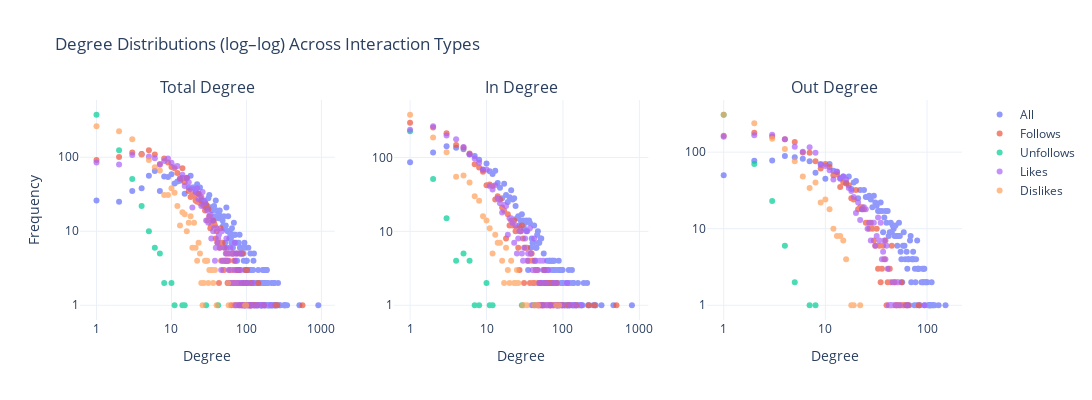

The notebook cell saved with this chart:
### Code cell
import analysis

fig = analysis.plot_comparative_degree(analysis.compute_degrees(analysis.load_interaction_graphs()))
fig.write_image("visualizations/comparative_powerlaw.png")

### Figure 1 — Plotly figure (JSON) as saved in the notebook; plotly's stock layout.template omitted (floating-point values rounded to 4 significant figures; data arrays with more than 128 entries replaced by an {"elided": "..."} marker saying what was removed)
{"data": [{"marker": {"color": "#636EFA", "size": 6}, "mode": "markers", "name": "All", "opacity": 0.7, "showlegend": true, "type": "scatter", "x": {"elided": "199 int values"}, "xaxis": "x", "y": {"elided": "199 int values"}, "yaxis": "y"}, {"marker": {"color": "#EF553B", "size": 6}, "mode": "markers", "name": "Follows", "opacity": 0.7, "showlegend": true, "type": "scatter", "x": [1, 2, 3, 4, 5, 6, 7, 8, 9, 10, 11, 12, 13, 14, 15, 16, 17, 18, 19, 20, 21, 22, 23, 24, 25, 26, 27, 28, 29, 30, 31, 32, 33, 34, 35, 36, 37, 38, 39, 40, 41, 42, 43, 44, 45, 46, 47, 48, 49, 50, 51, 52, 53, 54, 55, 56, 57, 58, 60, 61, 62, 63, 64, 65, 66, 67, 68, 69, 70, 71, 73, 74, 75, 76, 77, 78, 79, 81, 82, 86, 87, 88, 92, 94, 95, 96, 97, 101, 102, 104, 106, 109, 110, 111, 112, 114, 115, 116, 123, 128, 140, 144, 170, 242, 258, 559], "xaxis": "x", "y": [92, 101, 116, 110, 124, 109, 81, 96, 85, 74, 71, 61, 52, 71, 46, 53, 35, 29, 31, 30, 26, 25, 32, 24, 29, 23, 22, 19, 23, 14, 20, 16, 11, 12, 13, 14, 13, 12, 8, 10, 7, 7, 2, 6, 11, 4, 7, 7, 3, 3, 6, 4, 4, 5, 4, 2, 5, 4, 3, 2, 3, 1, 3, 5, 5, 2, 4, 1, 2, 1, 3, 2, 1, 2, 5, 2, 3, 3, 1, 1, 1, 5, 2, 1, 1, 1, 3, 2, 3, 1, 1, 1, 1, 1, 1, 1, 1, 2, 1, 1, 1, 2, 1, 1, 1, 1], "yaxis": "y"}, {"marker": {"color": "#00CC96", "size": 6}, "mode": "markers", "name": "Unfollows", "opacity": 0.7, "showlegend": true, "type": "scatter", "x": [1, 2, 3, 4, 5, 6, 7, 8, 10, 11, 14, 15, 29, 42], "xaxis": "x", "y": [375, 124, 51, 22, 10, 6, 5, 2, 2, 1, 1, 1, 1, 1], "yaxis": "y"}, {"marker": {"color": "#AB63FA", "size": 6}, "mode": "markers", "name": "Likes", "opacity": 0.7, "showlegend": true, "type": "scatter", "x": [1, 2, 3, 4, 5, 6, 7, 8, 9, 10, 11, 12, 13, 14, 15, 16, 17, 18, 19, 20, 21, 22, 23, 24, 25, 26, 27, 28, 29, 30, 31, 32, 33, 34, 35, 36, 37, 38, 39, 40, 41, 42, 43, 44, 45, 46, 47, 48, 49, 50, 51, 52, 53, 54, 55, 56, 57, 58, 59, 60, 61, 62, 63, 65, 66, 67, 68, 69, 70, 71, 72, 73, 75, 76, 78, 79, 80, 81, 82, 83, 84, 85, 86, 87, 88, 89, 90, 91, 92, 93, 94, 95, 96, 98, 101, 103, 104, 106, 109, 110, 112, 113, 114, 117, 118, 122, 137, 146, 158, 161, 173, 212], "xaxis": "x", "y": [85, 80, 107, 111, 102, 97, 79, 89, 96, 84, 75, 76, 51, 58, 41, 52, 46, 37, 21, 37, 34, 38, 27, 29, 22, 34, 26, 24, 14, 19, 13, 16, 17, 8, 14, 10, 11, 4, 6, 11, 7, 8, 9, 6, 10, 3, 10, 4, 4, 4, 6, 4, 5, 8, 4, 4, 2, 3, 5, 2, 6, 5, 2, 5, 2, 2, 5, 3, 7, 4, 1, 5, 2, 2, 1, 3, 3, 3, 5, 1, 2, 3, 2, 1, 2, 1, 1, 1, 2, 1, 1, 1, 2, 2, 2, 1, 1, 1, 1, 1, 1, 1, 1, 1, 1, 2, 1, 1, 1, 1, 1, 1], "yaxis": "y"}, {"marker": {"color": "#FFA15A", "size": 6}, "mode": "markers", "name": "Dislikes", "opacity": 0.7, "showlegend": true, "type": "scatter", "x": [1, 2, 3, 4, 5, 6, 7, 8, 9, 10, 11, 12, 13, 14, 15, 16, 17, 18, 19, 20, 21, 22, 23, 24, 25, 26, 27, 28, 29, 30, 31, 32, 34, 35, 36, 38, 40, 57, 58, 96, 99], "xaxis": "x", "y": [262, 225, 175, 108, 92, 73, 66, 31, 31, 38, 33, 22, 12, 18, 17, 10, 13, 16, 6, 13, 6, 4, 7, 5, 2, 1, 2, 4, 4, 4, 2, 3, 3, 3, 2, 3, 1, 2, 1, 1, 1], "yaxis": "y"}, {"marker": {"color": "#636EFA", "size": 6}, "mode": "markers", "name": "All", "opacity": 0.7, "showlegend": false, "type": "scatter", "x": {"elided": "136 int values"}, "xaxis": "x2", "y": {"elided": "136 int values"}, "yaxis": "y2"}, {"marker": {"color": "#EF553B", "size": 6}, "mode": "markers", "name": "Follows", "opacity": 0.7, "showlegend": false, "type": "scatter", "x": [1, 2, 3, 4, 5, 6, 7, 8, 9, 10, 11, 12, 13, 14, 15, 16, 17, 18, 19, 20, 21, 22, 23, 24, 25, 26, 27, 28, 29, 30, 31, 32, 33, 34, 35, 36, 37, 38, 39, 40, 41, 42, 43, 44, 45, 46, 47, 48, 49, 50, 51, 53, 54, 55, 56, 57, 58, 59, 60, 61, 62, 64, 65, 68, 69, 70, 71, 72, 73, 74, 75, 83, 84, 85, 88, 97, 100, 115, 123, 149, 218, 258, 501], "xaxis": "x2", "y": [295, 254, 213, 148, 137, 113, 81, 73, 64, 42, 43, 41, 27, 30, 27, 21, 19, 8, 17, 12, 14, 12, 14, 10, 11, 6, 3, 10, 12, 8, 2, 6, 6, 6, 4, 4, 2, 5, 5, 4, 2, 2, 1, 3, 3, 3, 2, 1, 1, 2, 1, 1, 1, 1, 1, 3, 2, 1, 2, 2, 2, 1, 2, 1, 1, 1, 2, 2, 1, 1, 1, 2, 1, 1, 1, 1, 1, 1, 1, 1, 1, 1, 1], "yaxis": "y2"}, {"marker": {"color": "#00CC96", "size": 6}, "mode": "markers", "name": "Unfollows", "opacity": 0.7, "showlegend": false, "type": "scatter", "x": [1, 2, 3, 4, 5, 6, 7, 8, 10, 11, 12, 29, 41], "xaxis": "x2", "y": [226, 51, 15, 4, 5, 4, 1, 1, 2, 1, 1, 1, 1], "yaxis": "y2"}, {"marker": {"color": "#AB63FA", "size": 6}, "mode": "markers", "name": "Likes", "opacity": 0.7, "showlegend": false, "type": "scatter", "x": [1, 2, 3, 4, 5, 6, 7, 8, 9, 10, 11, 12, 13, 14, 15, 16, 17, 18, 19, 20, 21, 22, 23, 24, 25, 26, 27, 28, 29, 30, 31, 32, 33, 34, 35, 36, 37, 38, 39, 40, 41, 42, 43, 44, 45, 46, 47, 48, 49, 50, 51, 52, 53, 54, 55, 56, 57, 58, 60, 61, 62, 64, 65, 67, 68, 75, 77, 80, 81, 83, 84, 92, 97, 113, 122, 138, 140, 174], "xaxis": "x2", "y": [237, 264, 199, 177, 139, 111, 97, 85, 69, 69, 41, 37, 42, 28, 24, 18, 23, 22, 9, 15, 15, 13, 7, 12, 5, 8, 10, 10, 5, 4, 6, 8, 10, 4, 5, 5, 11, 5, 1, 3, 3, 8, 4, 3, 4, 1, 3, 1, 2, 4, 1, 2, 2, 1, 4, 2, 1, 3, 2, 1, 1, 3, 1, 1, 1, 2, 1, 1, 2, 1, 1, 1, 1, 2, 1, 1, 1, 1], "yaxis": "y2"}, {"marker": {"color": "#FFA15A", "size": 6}, "mode": "markers", "name": "Dislikes", "opacity": 0.7, "showlegend": false, "type": "scatter", "x": [1, 2, 3, 4, 5, 6, 7, 8, 9, 10, 11, 12, 13, 14, 15, 16, 17, 18, 19, 20, 21, 23, 24, 25, 26, 30, 31, 34, 42, 46, 47, 82, 89], "xaxis": "x2", "y": [379, 187, 118, 55, 57, 46, 30, 26, 16, 14, 11, 5, 9, 7, 7, 4, 2, 6, 3, 2, 4, 2, 2, 3, 2, 1, 1, 1, 1, 1, 1, 1, 1], "yaxis": "y2"}, {"marker": {"color": "#636EFA", "size": 6}, "mode": "markers", "name": "All", "opacity": 0.7, "showlegend": false, "type": "scatter", "x": [1, 2, 3, 4, 5, 6, 7, 8, 9, 10, 11, 12, 13, 14, 15, 16, 17, 18, 19, 20, 21, 22, 23, 24, 25, 26, 27, 28, 29, 30, 31, 32, 33, 34, 35, 36, 37, 38, 39, 40, 41, 42, 43, 44, 45, 46, 47, 48, 49, 50, 51, 52, 53, 54, 55, 56, 57, 58, 59, 60, 61, 62, 63, 64, 65, 66, 67, 68, 69, 70, 71, 72, 73, 74, 75, 76, 77, 78, 79, 80, 81, 82, 83, 84, 85, 88, 90, 91, 92, 93, 94, 95, 96, 98, 101, 103, 105, 106, 107, 108, 110, 111, 114, 115, 119, 130, 152], "xaxis": "x3", "y": [50, 77, 78, 89, 86, 82, 76, 54, 70, 45, 70, 57, 55, 45, 48, 39, 48, 33, 40, 42, 25, 32, 18, 32, 26, 26, 27, 24, 19, 27, 22, 20, 17, 17, 22, 17, 9, 14, 17, 12, 17, 8, 9, 12, 9, 11, 10, 8, 11, 8, 6, 8, 12, 8, 5, 4, 2, 6, 9, 6, 4, 1, 5, 3, 4, 4, 1, 7, 8, 2, 4, 4, 5, 4, 1, 3, 2, 4, 1, 7, 3, 3, 3, 1, 1, 2, 3, 2, 2, 3, 3, 1, 2, 2, 2, 1, 1, 1, 1, 1, 1, 2, 1, 1, 1, 1, 1], "yaxis": "y3"}, {"marker": {"color": "#EF553B", "size": 6}, "mode": "markers", "name": "Follows", "opacity": 0.7, "showlegend": false, "type": "scatter", "x": [1, 2, 3, 4, 5, 6, 7, 8, 9, 10, 11, 12, 13, 14, 15, 16, 17, 18, 19, 20, 21, 22, 23, 24, 25, 26, 27, 28, 29, 30, 31, 32, 33, 34, 35, 36, 37, 38, 39, 40, 41, 42, 43, 44, 45, 48, 49, 50, 51, 53, 55, 56, 58, 59, 63, 64, 65, 83], "xaxis": "x3", "y": [164, 179, 160, 147, 136, 99, 98, 76, 61, 70, 64, 50, 51, 35, 40, 40, 37, 25, 24, 32, 18, 19, 19, 18, 12, 12, 10, 12, 10, 7, 6, 10, 3, 6, 2, 3, 6, 4, 7, 1, 2, 3, 3, 2, 6, 2, 1, 1, 1, 1, 1, 2, 1, 1, 1, 1, 1, 1], "yaxis": "y3"}, {"marker": {"color": "#00CC96", "size": 6}, "mode": "markers", "name": "Unfollows", "opacity": 0.7, "showlegend": false, "type": "scatter", "x": [1, 2, 3, 4, 5, 7, 8], "xaxis": "x3", "y": [308, 70, 23, 6, 2, 1, 1], "yaxis": "y3"}, {"marker": {"color": "#AB63FA", "size": 6}, "mode": "markers", "name": "Likes", "opacity": 0.7, "showlegend": false, "type": "scatter", "x": [1, 2, 3, 4, 5, 6, 7, 8, 9, 10, 11, 12, 13, 14, 15, 16, 17, 18, 19, 20, 21, 22, 23, 24, 25, 26, 27, 28, 29, 30, 31, 32, 33, 34, 35, 36, 37, 38, 39, 40, 41, 42, 43, 44, 45, 46, 47, 48, 50, 51, 52, 54, 64, 94], "xaxis": "x3", "y": [159, 166, 169, 147, 118, 101, 116, 98, 68, 66, 58, 44, 56, 46, 48, 44, 34, 31, 26, 16, 22, 13, 18, 19, 18, 10, 12, 7, 12, 12, 6, 8, 14, 7, 12, 4, 5, 7, 4, 6, 3, 1, 1, 1, 1, 2, 1, 2, 1, 2, 2, 1, 1, 1], "yaxis": "y3"}, {"marker": {"color": "#FFA15A", "size": 6}, "mode": "markers", "name": "Dislikes", "opacity": 0.7, "showlegend": false, "type": "scatter", "x": [1, 2, 3, 4, 5, 6, 7, 8, 9, 10, 11, 12, 13, 14, 15, 16, 18, 19, 22], "xaxis": "x3", "y": [308, 238, 150, 110, 76, 48, 34, 40, 22, 24, 18, 10, 8, 8, 7, 4, 1, 1, 1], "yaxis": "y3"}], "layout": {"annotations": [{"font": {"size": 16}, "showarrow": false, "text": "Total Degree", "x": 0.1444, "xanchor": "center", "xref": "paper", "y": 1, "yanchor": "bottom", "yref": "paper"}, {"font": {"size": 16}, "showarrow": false, "text": "In Degree", "x": 0.5, "xanchor": "center", "xref": "paper", "y": 1, "yanchor": "bottom", "yref": "paper"}, {"font": {"size": 16}, "showarrow": false, "text": "Out Degree", "x": 0.8556, "xanchor": "center", "xref": "paper", "y": 1, "yanchor": "bottom", "yref": "paper"}], "height": 400, "showlegend": true, "title": {"text": "Degree Distributions (log–log) Across Interaction Types"}, "width": 1100, "xaxis": {"anchor": "y", "domain": [0, 0.2889], "dtick": 1, "title": {"text": "Degree"}, "type": "log"}, "xaxis2": {"anchor": "y2", "domain": [0.3556, 0.6444], "dtick": 1, "title": {"text": "Degree"}, "type": "log"}, "xaxis3": {"anchor": "y3", "domain": [0.7111, 1], "dtick": 1, "title": {"text": "Degree"}, "type": "log"}, "yaxis": {"anchor": "x", "domain": [0, 1], "dtick": 1, "title": {"text": "Frequency"}, "type": "log"}, "yaxis2": {"anchor": "x2", "domain": [0, 1], "dtick": 1, "title": {"text": ""}, "type": "log"}, "yaxis3": {"anchor": "x3", "domain": [0, 1], "dtick": 1, "title": {"text": ""}, "type": "log"}}}
